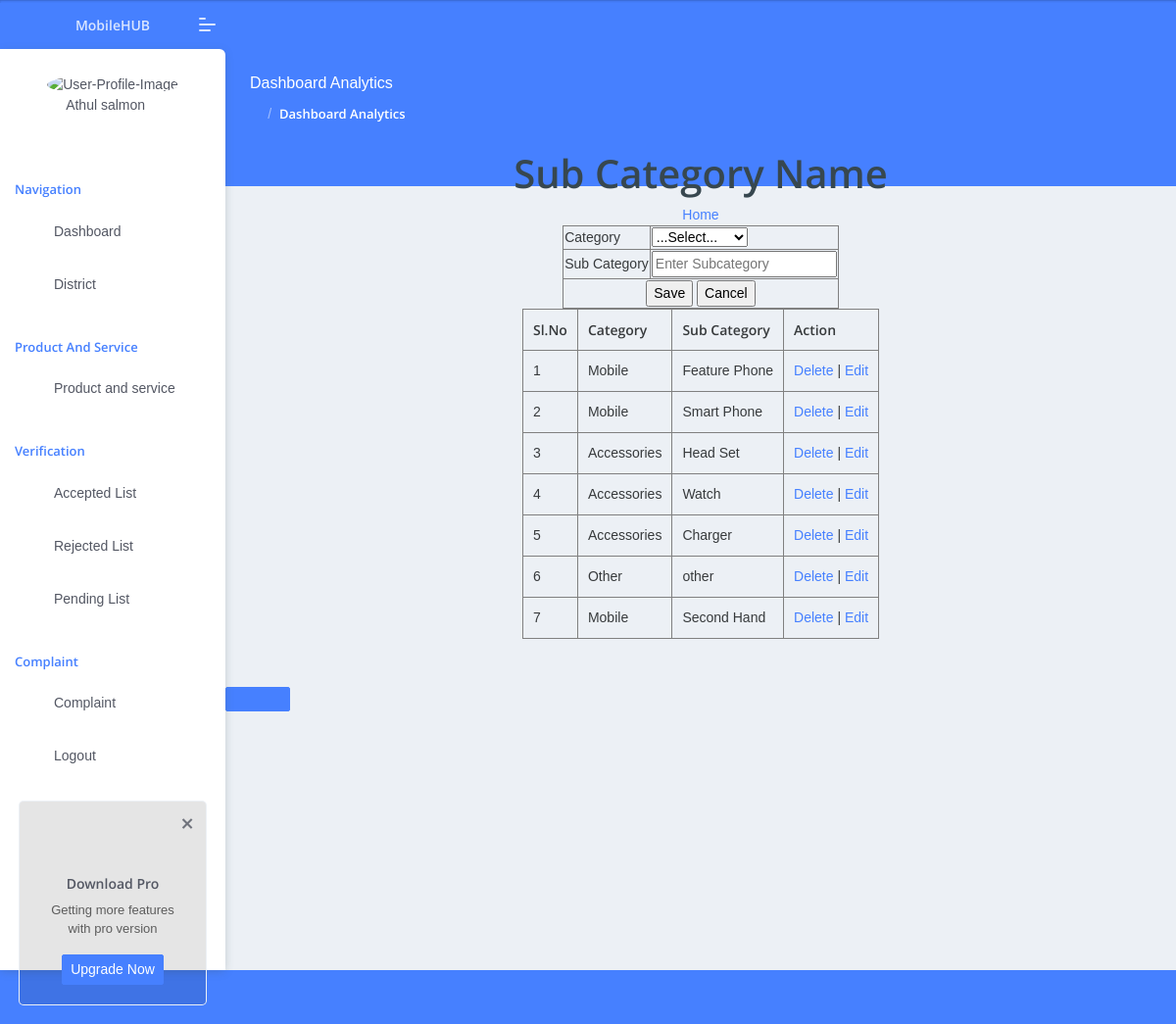
Screenshot of /wadministrator/Subcategoryinsertselect/ with the database file from the repository.
### administrator/models.py (models this page shows)
class tbl_subcategory(models.Model):
    subcat_name=models.CharField(max_length=50)
    category = models.ForeignKey(tbl_category, on_delete=models.CASCADE)

class tbl_category(models.Model):
    category_name = models.CharField(max_length=50)

### administrator/views.py (the view)
# urls.py: path('Subcategoryinsertselect/',views.Subcategoryinsertselect,name="Subcategoryinsertselect"),
def Subcategoryinsertselect(request):
    category = tbl_category.objects.all()
    data=tbl_subcategory.objects.all()
    if request.method=="POST":
        subcatName=request.POST.get('txtsub')
        cat = tbl_category.objects.get(id=request.POST.get('sel_cat'))
        tbl_subcategory.objects.create(subcat_name=subcatName,category=cat)
        return render(request,"administrator/Subcategory.html",{'data':data})
    else:
        return render(request,"administrator/Subcategory.html",{'data':data,"catdata":category})

### administrator/Templates/administrator/Subcategory.html (shortened to what this page needs)
{% extends 'administrator/Header.html' %}
{% load static %}
{% block content %}
<!DOCTYPE html>
<html lang="en">
<head>
<center><h1>Sub Category Name</h1></center>
</head>
<body>
    <a href="{% url 'administrator:loadinghomepage' %}"> Home</a>
    <form method="POST">
        <table border="1"  align="center">
            <tr>
                <td>Category</td>
                <td>
                    <select name="sel_cat" id="sel_cat">
                        <option value="">...Select...</option>
                    </select>
                </td>
            </tr>
            <tr>
                <td>Sub Category</td>
                <td><input type="text" name="txtsub" placeholder="Enter Subcategory" required value="{{editdata.subcat_name}}"></td>
            </tr>
            <tr>
                <td colspan="2" align="center">
                    <input type="submit" name="btnsubmit" value="Save">
                    <input type="reset" name="btncancel" value="Cancel">
                </td>
            </tr>
        </table>
    </form>
    <table border="1" align="center" cellpadding="10">
        <tr>
            <th>Sl.No</th>
            <th>Category</th>
            <th>Sub Category</th>
            <th>Action</th>
        </tr>
        {% for i in data %}
        <tr>
            <td>{{forloop.counter}}</td>
            <td>{{i.category.category_name}}</td>
            <td>{{i.subcat_name}}</td>
            <td><a href="{% url 'administrator:delsubcategory' i.id %}">Delete</a> | <a href="{% url 'administrator:subcategoryupdate' i.id %}">Edit</a></td>
        </tr>
        {% endfor %}
    </table>
</body>
</html>
{% endblock content %}

### administrator/Templates/administrator/Header.html (shortened to what this page needs)
{% load static %}
<!DOCTYPE html>
<html lang="en">
<head>
    <link rel="stylesheet" href="{% static 'add/dist/assets/css/style.css' %}">
</head>
<body class="">
	<nav class="pcoded-navbar menu-light ">
		<div class="navbar-wrapper  ">
			<div class="navbar-content scroll-div " >
				<div class="">
					<div class="main-menu-header">
						<img class="img-radius" src="{% static 'add/dist/assets/images/user/avatar-2.jpg ' %}" alt="User-Profile-Image">
						<div class="user-details">
							<div id="more-details">Athul salmon <i class="fa fa-caret-down"></i></div>
						</div>
					</div>
				</div>
				<ul class="nav pcoded-inner-navbar ">
					<li class="nav-item pcoded-menu-caption">
					    <label>Navigation</label>
					</li>
					<li class="nav-item">
					    <a href="{% url 'administrator:loadinghomepage' %}" class="nav-link "><span class="pcoded-micon"><i class="feather icon-home"></i></span><span class="pcoded-mtext">Dashboard</span></a>
					</li>
					<li class="nav-item pcoded-hasmenu">
					    <a href="#!" class="nav-link "><span class="pcoded-micon"><i class="feather icon-layout"></i></span><span class="pcoded-mtext">District</span></a>
					</li>
					<li class="nav-item pcoded-menu-caption">
					    <label>Product and service</label>
					</li>
					<li class="nav-item pcoded-hasmenu">
					    <a href="#!" class="nav-link "><span class="pcoded-micon"><i class="feather icon-box"></i></span><span class="pcoded-mtext">Product and service</span></a>
					</li>
					<li class="nav-item pcoded-menu-caption">
					    <label>Verification</label>
					</li>
					<li class="nav-item pcoded-hasmenu">
					    <a href="#!" class="nav-link "><span class="pcoded-micon"><i class="feather icon-layout"></i></span><span class="pcoded-mtext">Accepted List</span></a>
					</li>
					<li class="nav-item pcoded-hasmenu">
					    <a href="#!" class="nav-link "><span class="pcoded-micon"><i class="feather icon-layout"></i></span><span class="pcoded-mtext">Rejected List</span></a>
					</li>
                    <li class="nav-item pcoded-hasmenu">
					    <a href="#!" class="nav-link "><span class="pcoded-micon"><i class="feather icon-layout"></i></span><span class="pcoded-mtext">Pending List</span></a>
					</li>
                    <li class="nav-item pcoded-menu-caption">
					    <label> Complaint</label>
					</li>
					<li class="nav-item pcoded-hasmenu">
					    <a href="#!" class="nav-link "><span class="pcoded-micon"><i class="feather icon-layout"></i></span><span class="pcoded-mtext">Complaint</span></a>
					</li>
                    <li class="nav-item">
					    <a href="{% url 'administrator:logout' %}" class="nav-link "><span class="pcoded-micon"><i class="feather icon-pie-chart"></i></span><span class="pcoded-mtext">Logout</span></a>
					</li>
				<div class="card text-center">
					<div class="card-block">
						<button type="button" class="close" data-dismiss="alert" aria-hidden="true">&times;</button>
						<i class="feather icon-sunset f-40"></i>
						<h6 class="mt-3">Download Pro</h6>
						<p>Getting more features with pro version</p>
						<a href="https://1.envato.market/qG0m5" target="_blank" class="btn btn-primary btn-sm text-white m-0">Upgrade Now</a>
					</div>
				</div>
			</div>
		</div>
	</nav>
	<header class="navbar pcoded-header navbar-expand-lg navbar-light header-blue">
				<div class="m-header">
					<a class="mobile-menu" id="mobile-collapse" href="#!"><span></span></a>
					<a href="#!" class="b-brand">
						<b>MobileHUB</b>
					</a>
				</div>
				<div class="collapse navbar-collapse">
					<ul class="navbar-nav mr-auto">
						<li class="nav-item">
							<a href="#!" class="pop-search"><i class="feather icon-search"></i></a>
						</li>
					</ul>
					<ul class="navbar-nav ml-auto">
						<li>
							<div class="dropdown">
								<a class="dropdown-toggle" href="#" data-toggle="dropdown"><i class="icon feather icon-bell"></i></a>
							</div>
						</li>
						<li>
							<div class="dropdown drp-user">
								<a href="#" class="dropdown-toggle" data-toggle="dropdown">
									<i class="feather icon-user"></i>
								</a>
							</div>
						</li>
					</ul>
				</div>
	</header>
<div class="pcoded-main-container">
    <div class="pcoded-content">
        <div class="page-header">
            <div class="page-block">
                <div class="row align-items-center">
                    <div class="col-md-12">
                        <div class="page-header-title">
                            <h5 class="m-b-10">Dashboard Analytics</h5>
                        </div>
                        <ul class="breadcrumb">
                            <li class="breadcrumb-item"><a href="index.html"><i class="feather icon-home"></i></a></li>
                            <li class="breadcrumb-item"><a href="#!">Dashboard Analytics</a></li>
                        </ul>
                    </div>
                </div>
            </div>
        </div>
            <div id="tap" align="center">{% block content %}
                {% endblock content %}</div>
            <div class="container-fluid pt-4 px-4">
            </div>
        </div>
        <a href="#" class="btn btn-lg btn-primary btn-lg-square back-to-top"></a>
    </div>
</body>
</html>

### rows the page displays
tbl_subcategory: category.category_name "Mobile", subcat_name "Feature Phone"
tbl_subcategory: category.category_name "Mobile", subcat_name "Smart Phone"
tbl_subcategory: category.category_name "Accessories", subcat_name "Head Set"
tbl_subcategory: category.category_name "Accessories", subcat_name "Watch"
tbl_subcategory: category.category_name "Accessories", subcat_name "Charger"
tbl_subcategory: category.category_name "Other", subcat_name "other"
tbl_subcategory: category.category_name "Mobile", subcat_name "Second Hand"
